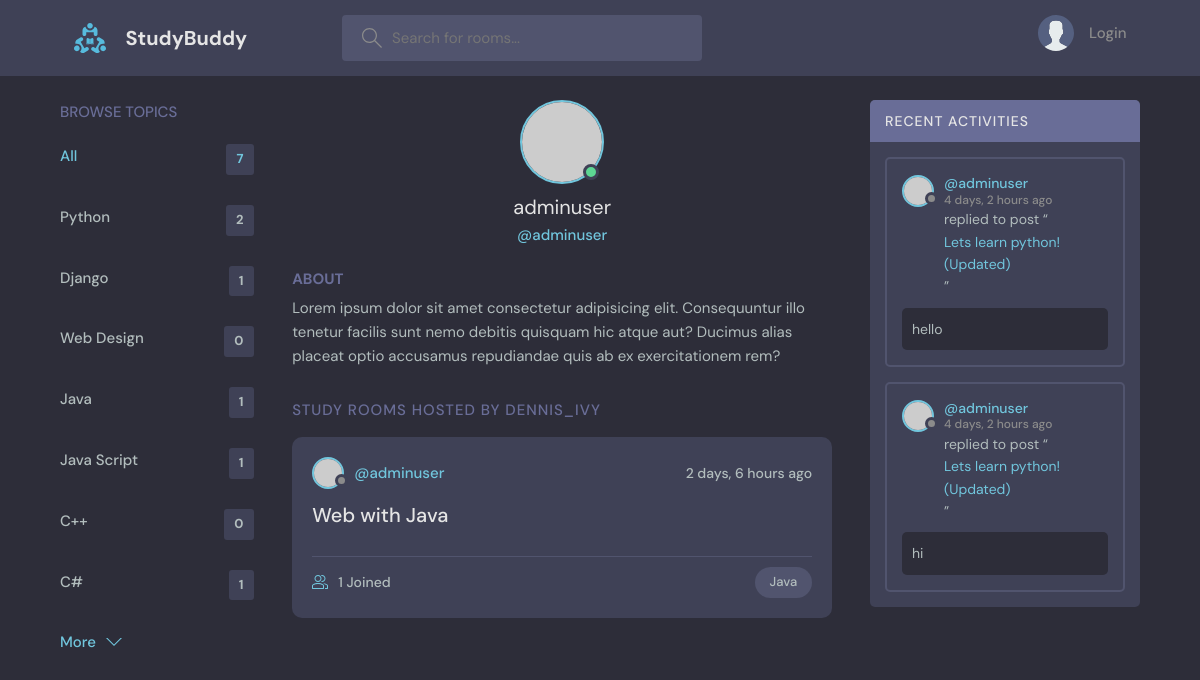
The app's page /profile/2/ with its own data.
### base/models.py (models this page shows, shortened)
class Topic(models.Model):
    name=models.CharField(max_length=200)

class Room(models.Model):
    host=models.ForeignKey(User,on_delete=models.SET_NULL,null=True)
    topic=models.ForeignKey(Topic,on_delete=models.SET_NULL,null=True)
    name=models.CharField(max_length=200)
    description=models.TextField(null=True,blank=True)
    participants=models.ManyToManyField(User,related_name='participants',blank=True)
    updated=models.DateTimeField(auto_now=True)
    created=models.DateTimeField(auto_now_add=True)
    class Meta:
        ordering=['-updated','-created']
    def __str__(self):
        return self.name

class Message(models.Model):
    user=models.ForeignKey(User,on_delete=models.CASCADE)
    room=models.ForeignKey(Room,on_delete=models.CASCADE)
    body=models.TextField()
    updated=models.DateTimeField(auto_now=True)
    created=models.DateTimeField(auto_now_add=True)
    class Meta:
        ordering=['-updated','-created']

### base/views.py (the view)
# urls.py: path('profile/<int:pk>/',views.user_profile,name='profile'),
def user_profile(request,pk):
    user=User.objects.get(id=pk)
    rooms=user.room_set.all()
    room_message=user.message_set.all()
    topic=Topic.objects.all()
    context={'user':user,'rooms':rooms,'messages':room_message,'topics':topic}
    return render(request,'base/profile.html',context)

### templates/base/profile.html (shortened to what this page needs)
{% extends 'main.html' %} {% block content %}
 <main class="profile-page layout layout--3">
    <div class="container">
     {% include 'base/topic_component.html' %}
      <div class="roomList">
        <div class="profile">
          <div class="profile__avatar">
            <div class="avatar avatar--large active">
              <img src="https://randomuser.me/api/portraits/men/11.jpg" />
            </div>
          </div>
          <div class="profile__info">
            <h3>{{user.username}}</h3>
            <p>@{{user.username}}</p>
          </div>
          <div class="profile__about">
            <h3>About</h3>
            <p>
              Lorem ipsum dolor sit amet consectetur adipisicing elit. Consequuntur illo tenetur
              facilis sunt nemo debitis quisquam hic atque aut? Ducimus alias placeat optio
              accusamus repudiandae quis ab ex exercitationem rem?
            </p>
          </div>
        </div>
        <div class="roomList__header">
          <div>
            <h2>Study Rooms Hosted by dennis_ivy</a>
            </h2>
          </div>
        </div>
        {% include 'base/feed_component.html' %}
      </div>
      {% include 'base/activity_component.html' %}
    </div>
  </main>
  {% endblock content %}

### templates/base/topic_component.html
<div class="topics">
  <div class="topics__header">
    <h2>Browse Topics</h2>
  </div>
  <ul class="topics__list">
    <li>
      <a href="{% url 'home' %}" class="active"
        >All <span>{{topics.count}}</span></a
      >
    </li>
    {% for topic in topics %}
    <li>
      <a href="{% url 'home' %}?q={{topic.name}}"
        >{{topic.name}} <span>{{topic.room_set.all.count}}</span></a
      >
    </li>
    {% endfor %}
  </ul>
  <a class="btn btn--link" href="{% url 'topics'%}">
    More
    <svg
      version="1.1"
      xmlns="http://www.w3.org/2000/svg"
      width="32"
      height="32"
      viewBox="0 0 32 32"
    >
      <title>chevron-down</title>
      <path d="M16 21l-13-13h-3l16 16 16-16h-3l-13 13z"></path>
    </svg>
  </a>
</div>

### templates/base/feed_component.html (shortened to what this page needs)
{% for room in rooms %}
<div class="roomListRoom">
  <div class="roomListRoom__header">
    <a href="{% url 'profile' room.host.id%}" class="roomListRoom__author">
      <div class="avatar avatar--small">
        <img src="https://randomuser.me/api/portraits/women/11.jpg" />
      </div>
      <span>@{{room.host.username}}</span>
    </a>
    <div class="roomListRoom__actions">
      <span>{{room.created|timesince}} ago</span>
    </div>
  </div>
  <div class="roomListRoom__content">
    <a href="{% url 'room' room.id %}">{{room.name}}</a>
  </div>
  <div class="roomListRoom__meta">
    <a href="{% url 'room' room.id %}" class="roomListRoom__joined">
      {{room.participants.all.count}} Joined
    </a>
    <p class="roomListRoom__topic">{{room.topic.name}}</p>
  </div>
</div>
{% endfor %}

### templates/base/activity_component.html (shortened to what this page needs)
<div class="activities">
  <div class="activities__header">
    <h2>Recent Activities</h2>
  </div>
  {% for message in messages %}
  <div class="activities__box">
    <div class="activities__boxHeader roomListRoom__header">
      <a href="{% url 'profile' message.user.id%}" class="roomListRoom__author">
        <div class="avatar avatar--small">
          <img src="https://randomuser.me/api/portraits/women/11.jpg" />
        </div>
        <p>
          @{{message.user}}
          <span>{{message.created|timesince}} ago</span>
        </p>
      </a>
    </div>
    <div class="activities__boxContent">
      <p>
        replied to post “<a href="{% url 'room' message.room.id%}"
          >{{message.room}}</a
        >”
      </p>
      <div class="activities__boxRoomContent">{{message.body}}</div>
    </div>
  </div>
  {% endfor %}
</div>

### records on screen
Topic: name "Python", room_set.all.count "2"
Topic: name "Django", room_set.all.count "1"
Topic: name "Web Design", room_set.all.count "0"
Topic: name "Java", room_set.all.count "1"
Topic: name "Java Script", room_set.all.count "1"
Topic: name "C++", room_set.all.count "0"
Topic: name "C#", room_set.all.count "1"
Room: host.username "adminuser", created "2 days, 6 hours", name "Web with Java", participants.all.count "1", topic.name "Java"
Message: user "adminuser", created "4 days, 2 hours", room "Lets learn python!(Updated)", body "hello"
Message: user "adminuser", created "4 days, 2 hours", room "Lets learn python!(Updated)", body "hi"

### other values on screen
{{ topics.count }} "7"
{{ user.username }} "adminuser"
